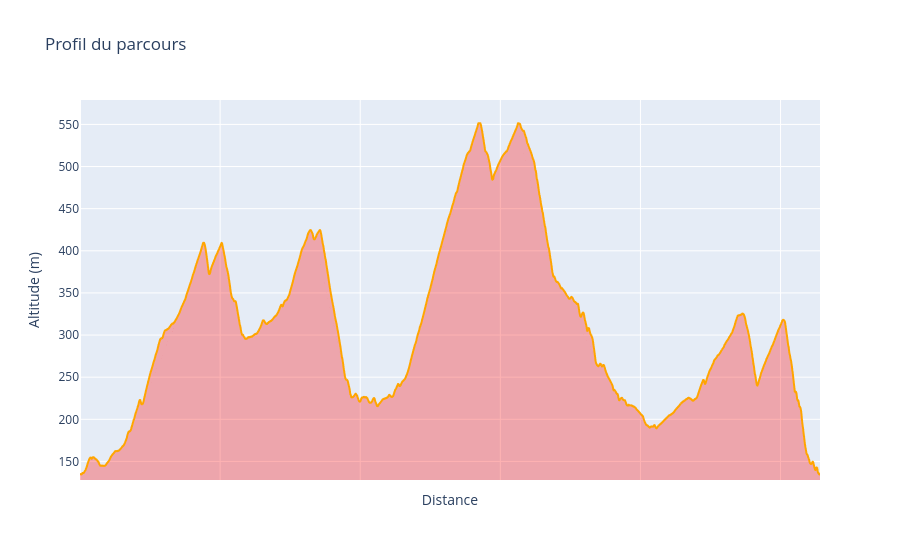

This figure's notebook cell:
### Code cell
fig = px.line(x=range(len(elevation[trip_key])), y=elevation[trip_key], title='Profil du parcours', labels={"x": "Distance", "y": "Altitude (m)"})
fig.update_traces(fill='tozeroy', fillcolor='rgba(255, 0, 0, 0.3)', line=dict(color='orange', width=2))
fig.update_xaxes(showticklabels=False)
fig.update_yaxes(range=[0.95*min(elevation[trip_key]), 1.05*max(elevation[trip_key])], tick0=0)
fig

### Figure 1 — Plotly figure (JSON) as saved in the notebook; plotly's stock layout.template omitted (floating-point values rounded to 4 significant figures; data arrays with more than 128 entries replaced by an {"elided": "..."} marker saying what was removed)
{"data": [{"fill": "tozeroy", "fillcolor": "rgba(255, 0, 0, 0.3)", "hovertemplate": "Distance=%{x}<br>Altitude (m)=%{y}<extra></extra>", "legendgroup": "", "line": {"color": "orange", "dash": "solid", "width": 2}, "marker": {"symbol": "circle"}, "mode": "lines", "name": "", "showlegend": false, "type": "scattergl", "x": {"elided": "10564 int values"}, "xaxis": "x", "y": {"elided": "10564 float values"}, "yaxis": "y"}], "layout": {"legend": {"tracegroupgap": 0}, "title": {"text": "Profil du parcours"}, "xaxis": {"anchor": "y", "domain": [0, 1], "showticklabels": false, "title": {"text": "Distance"}}, "yaxis": {"anchor": "x", "domain": [0, 1], "range": [128.0, 579.0], "tick0": 0, "title": {"text": "Altitude (m)"}}}}
